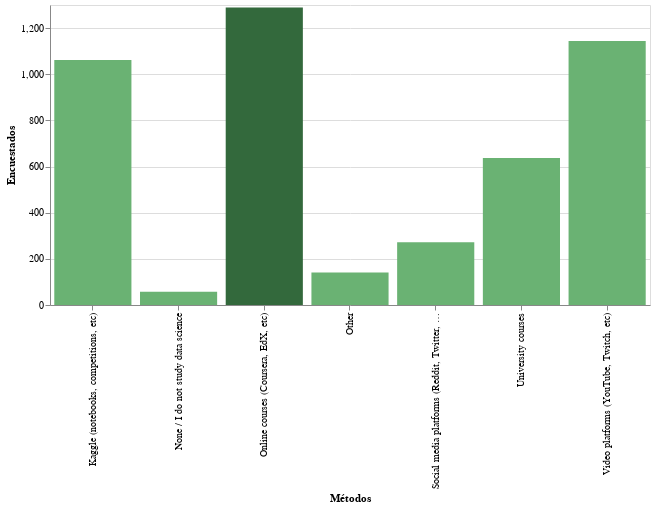

This figure's notebook cell:
### Code cell
alt.Chart(q7_df).mark_bar().encode(
    x='Métodos',
    y='Encuestados',
        color=alt.condition(
        alt.datum.Encuestados > 1144,  
        alt.value('#33693c'),     
        alt.value('#6ab273')   
    )
).properties(width=600)

### Figure 1 — Vega-Lite specification as saved in the notebook (floating-point values rounded to 4 significant figures)
{"config": {"view": {"continuousWidth": 300, "continuousHeight": 300}}, "data": {"name": "data-c3d5710529172a0cc3b962169f6c772b"}, "mark": {"type": "bar"}, "encoding": {"color": {"condition": {"test": "(datum.Encuestados > 1144)", "value": "#33693c"}, "value": "#6ab273"}, "x": {"field": "Métodos", "type": "nominal"}, "y": {"field": "Encuestados", "type": "quantitative"}}, "width": 600, "$schema": "https://vega.github.io/schema/vega-lite/v5.8.0.json", "datasets": {"data-c3d5710529172a0cc3b962169f6c772b": [{"Métodos": "University courses", "Encuestados": 637}, {"Métodos": "Online courses (Coursera, EdX, etc)", "Encuestados": 1289}, {"Métodos": "Social media platforms (Reddit, Twitter, etc)", "Encuestados": 272}, {"Métodos": "Video platforms (YouTube, Twitch, etc)", "Encuestados": 1144}, {"Métodos": "Kaggle (notebooks, competitions, etc)", "Encuestados": 1062}, {"Métodos": "None / I do not study data science", "Encuestados": 57}, {"Métodos": "Other", "Encuestados": 141}]}}
